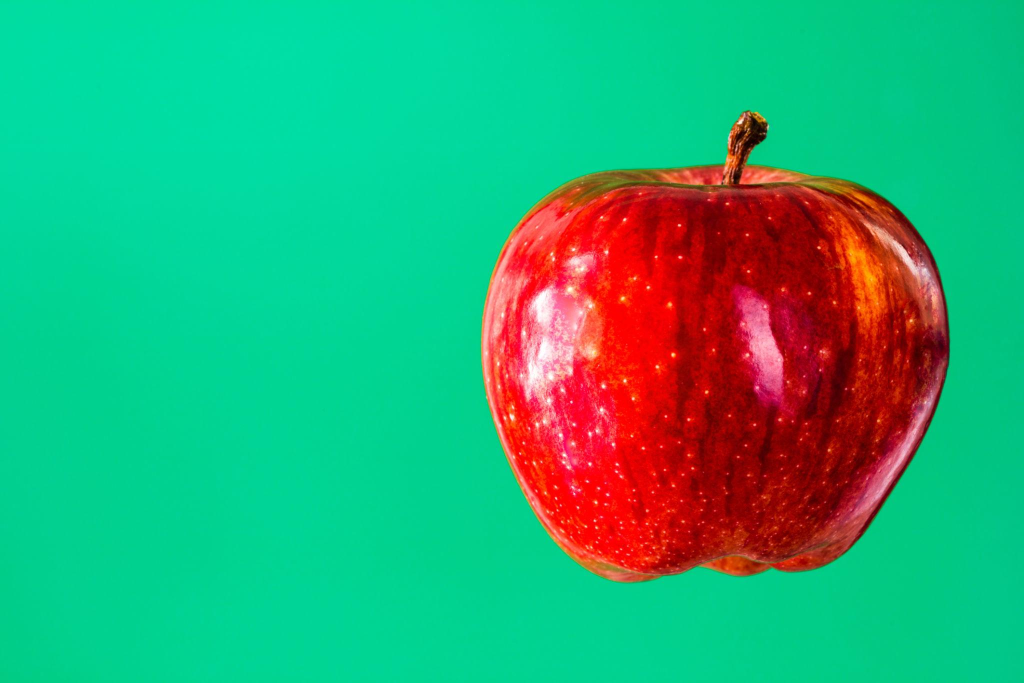
#> input picture Exp36_input_img.png, 2048 x 1366 px, found by its file name (shown at 1/2 size)
$ jupyter execute Experiment_18_.ipynb
#> lines starting #> are read from the running program, lines starting #| are printed output that depends on the picture; after the words box and inside, x2 and y2 are one past the last pixel; in counts of white or black regions, pixels touching at a corner belong together
<a href="https://colab.research.google.com/github/monikamoni022007-ux/ITA0520---COMPUTER-VISION/blob/main/EXPERIMENTS/Experiment_18_.ipynb" target="_parent"></a>

[cell 1]
from google.colab import files
uploaded = files.upload()
#> the answer given: Exp36_input_img.png

import cv2
import matplotlib.pyplot as plt

filename = list(uploaded.keys())[0]
image = cv2.imread(filename)
#> image is the input picture: shape (1366, 2048, 3); mean B, G, R 119, 169.5, 45.2

roi = image[50:200, 50:200]
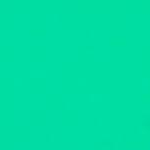
#> roi: shape (150, 150, 3); mean B, G, R 162.6, 220.9, 0.2

result = image.copy()
result[200:350, 200:350] = roi
#> result: shape (1366, 2048, 3); 0.69% of pixels changed, all inside (x1, y1, x2, y2) = (200, 200, 350, 350)

plt.figure(figsize=(12,4))
plt.subplot(1,3,1)
plt.imshow(cv2.cvtColor(image, cv2.COLOR_BGR2RGB))
plt.title("Original Image")
plt.axis("off")

plt.subplot(1,3,2)
plt.imshow(cv2.cvtColor(roi, cv2.COLOR_BGR2RGB))
plt.title("Cropped ROI")
plt.axis("off")

plt.subplot(1,3,3)
plt.imshow(cv2.cvtColor(result, cv2.COLOR_BGR2RGB))
plt.title("Copied and Pasted ROI")
plt.axis("off")

plt.show()
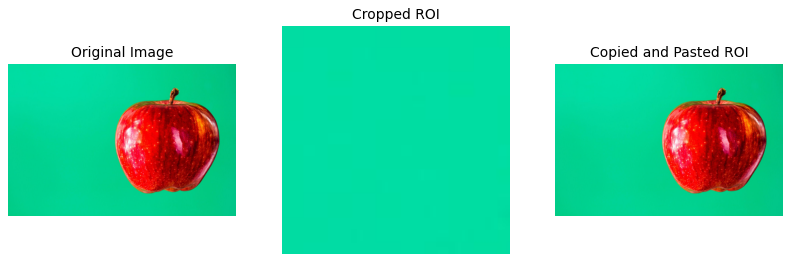
#> figure drawn by matplotlib, 3 panels
